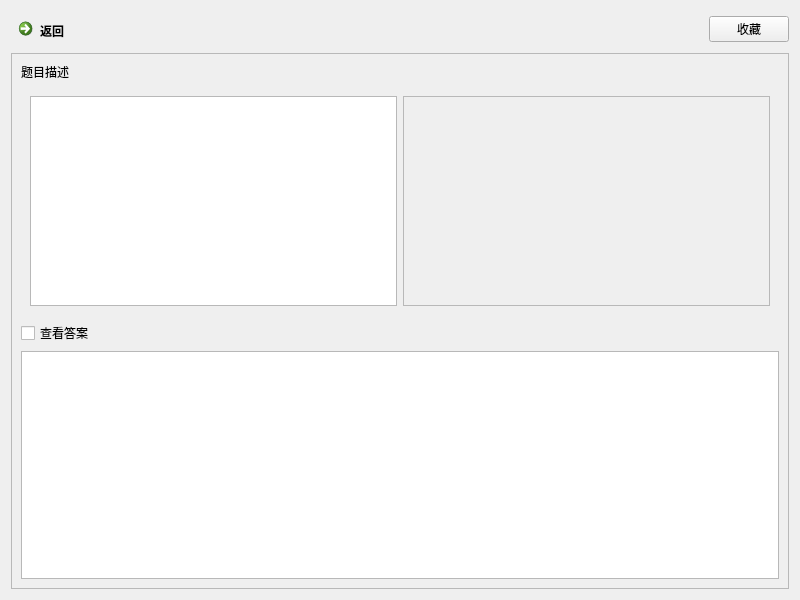
<?xml version="1.0" encoding="UTF-8"?>
<ui version="4.0">
 <class>Form</class>
 <widget class="QWidget" name="Form">
  <property name="geometry">
   <rect>
    <x>0</x>
    <y>0</y>
    <width>800</width>
    <height>600</height>
   </rect>
  </property>
  <property name="windowTitle">
   <string>Form</string>
  </property>
  <layout class="QGridLayout" name="gridLayout">
   <item row="0" column="0">
    <widget class="QCommandLinkButton" name="backButton">
     <property name="text">
      <string>返回</string>
     </property>
     <property name="icon">
      <iconset>
       <normaloff>../../resource/back.png</normaloff>../../resource/back.png</iconset>
     </property>
    </widget>
   </item>
   <item row="0" column="1">
    <widget class="QPushButton" name="likeButton">
     <property name="sizePolicy">
      <sizepolicy hsizetype="Fixed" vsizetype="Fixed">
       <horstretch>0</horstretch>
       <verstretch>0</verstretch>
      </sizepolicy>
     </property>
     <property name="text">
      <string>收藏</string>
     </property>
    </widget>
   </item>
   <item row="1" column="0" colspan="2">
    <widget class="QScrollArea" name="scrollArea">
     <property name="widgetResizable">
      <bool>true</bool>
     </property>
     <widget class="QWidget" name="scrollAreaWidgetContents">
      <property name="geometry">
       <rect>
        <x>0</x>
        <y>0</y>
        <width>776</width>
        <height>521</height>
       </rect>
      </property>
      <layout class="QGridLayout" name="gridLayout_3">
       <item row="3" column="0">
        <widget class="QTextBrowser" name="answerText"/>
       </item>
       <item row="2" column="0">
        <widget class="QCheckBox" name="seeAnswerFlag">
         <property name="text">
          <string>查看答案</string>
         </property>
        </widget>
       </item>
       <item row="0" column="0">
        <widget class="QLabel" name="label">
         <property name="text">
          <string>题目描述</string>
         </property>
        </widget>
       </item>
       <item row="1" column="0">
        <widget class="QStackedWidget" name="stackedWidget">
         <property name="currentIndex">
          <number>1</number>
         </property>
         <widget class="QWidget" name="page0">
          <layout class="QGridLayout" name="gridLayout_2">
           <item row="0" column="0">
            <widget class="QTextBrowser" name="subjectQuestion"/>
           </item>
          </layout>
         </widget>
         <widget class="QWidget" name="page1">
          <layout class="QHBoxLayout" name="horizontalLayout">
           <item>
            <widget class="QTextBrowser" name="objectQuestion">
             <property name="sizeAdjustPolicy">
              <enum>QAbstractScrollArea::AdjustIgnored</enum>
             </property>
            </widget>
           </item>
           <item>
            <widget class="QScrollArea" name="scrollArea_2">
             <property name="sizeAdjustPolicy">
              <enum>QAbstractScrollArea::AdjustIgnored</enum>
             </property>
             <property name="widgetResizable">
              <bool>true</bool>
             </property>
             <widget class="QWidget" name="selectionBox">
              <property name="geometry">
               <rect>
                <x>0</x>
                <y>0</y>
                <width>360</width>
                <height>198</height>
               </rect>
              </property>
              <layout class="QVBoxLayout" name="selectionBoxLayout"/>
             </widget>
            </widget>
           </item>
          </layout>
         </widget>
        </widget>
       </item>
      </layout>
     </widget>
    </widget>
   </item>
  </layout>
 </widget>
 <resources/>
 <connections/>
</ui>
